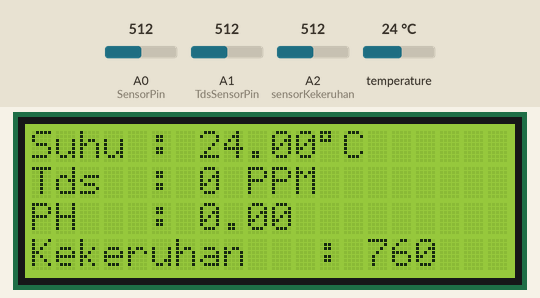
The sketch below on a simulated Arduino Uno, built with avr-gcc and run on an emulated ATmega328P. Parts: 20×4 character LCD. The inputs (shaded band) are chosen by the test bench; at power-on: temperature 24 °C, A2 (sensorKekeruhan) = 512, A0 (SensorPin) = 512, A1 (TdsSensorPin) = 512. What the sketch prints to the serial monitor is not drawn.

Above: at 3.3 s.
3.4 s: temperature set to 4 °C
At 5.7 s:
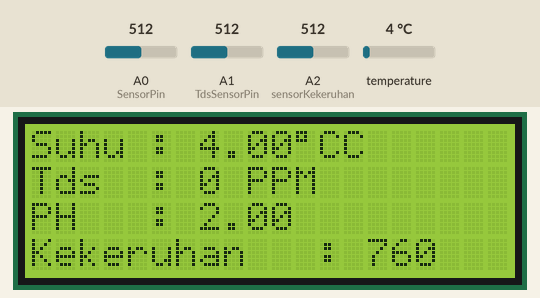
6.2 s: A2 (sensorKekeruhan) set to 716
At 7.7 s:
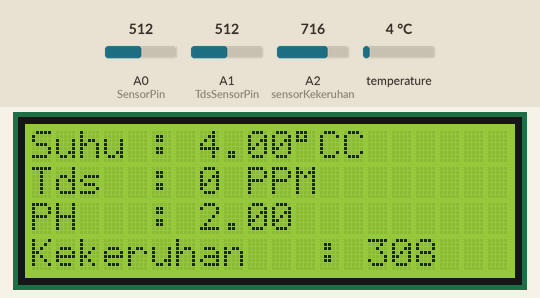
8.0 s: A2 (sensorKekeruhan) set to 810
At 9.5 s:
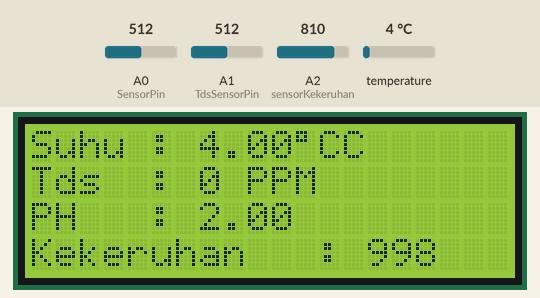
9.8 s: temperature set to 12 °C
At 11.6 s:
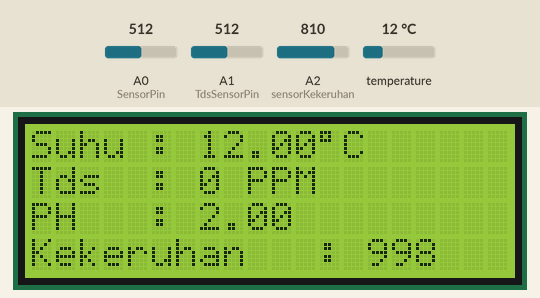
13.4 s: A2 (sensorKekeruhan) set to 790
At 14.8 s:
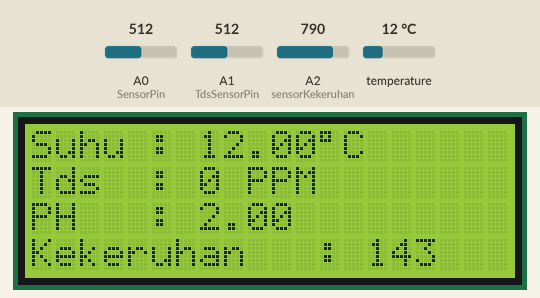
Timing chart, 0 to 16.4 s (numbered marks = the images above; inputs shaded):
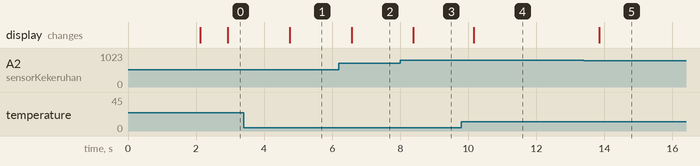

Measured:
- after the input at 3.4 s, the display: changes after 1.4 s (image 1)
- after the input at 6.2 s, the display: changes after 0.37 s (image 2)
- after the input at 8.0 s, the display: changes after 0.39 s (image 3)
- after the input at 9.8 s, the display: changes after 0.37 s (image 4)
- after the input at 13.4 s, the display: changes after 0.45 s (image 5)

The sketch:

Arduino_Mega_2560.ino
```cpp
#include <OneWire.h>
#include <DallasTemperature.h>
#include <Wire.h>
#include <LiquidCrystal_I2C.h>


// Data wire is conntec to the Arduino digital pin 4
#define ONE_WIRE_BUS 4

#define TdsSensorPin A1
#define VREF 5.0      // analog reference voltage(Volt) of the ADC
#define SCOUNT  30           // sum of sample point


// Setup a oneWire instance to communicate with any OneWire devices
OneWire oneWire(ONE_WIRE_BUS);

// Pass our oneWire reference to Dallas Temperature sensor
DallasTemperature sensors(&oneWire);

LiquidCrystal_I2C lcd(0x27, 20, 4);


int analogBuffer[SCOUNT];    // store the analog value in the array, read from ADC
int analogBufferTemp[SCOUNT];
int analogBufferIndex = 0,copyIndex = 0;
float averageVoltage = 0,temperature = 25;
int tdsValue = 0;

// ph
const int ph_Pin = A0;
float Po;
float PH_step;
int nilai_analog_PH;
double TeganganPh;

float PHEmpat = 1.73;
float PHTujuh = 1.93;


float volt;
int ntu;
float voltageKekeruhan;

float suhu;
float ph;
int tds;
int kekeruhanVal;

int kekeruhan;


// ph
#define SensorPin A0            //pH meter Analog output to Arduino Analog Input 0
#define Offset 0.00            //deviation compensate
#define LED 13
#define samplingInterval 20
#define printInterval 800
#define ArrayLenth  40    //times of collection
int pHArray[ArrayLenth];   //Store the average value of the sensor feedback
int pHArrayIndex=0;


void setup() {
  Serial.begin(9600);
  sensors.begin();
  pinMode(TdsSensorPin,INPUT);
  pinMode (ph_Pin, INPUT);
  lcd.init();
  lcd.backlight();
  lcd.setCursor(0, 1);
  lcd.print("      Welcome to     ");
  lcd.setCursor(0, 2);
  lcd.print("         WQMS  ");
  delay(2000);
  lcd.clear();
}


void loop() {

  kirim();
  String minta = "";
  while(Serial.available()>0){
    minta += char(Serial.read());
  }
  minta.trim();
  if(minta == "Ya"){
    String data = String(suhu)+"#"+String(tds)+"#"+String(ph)+"#"+String(kekeruhan);
    Serial.println(data);
  }
  minta = "";

  lcd.setCursor(0, 0);
  lcd.print("Suhu : ");
  lcd.print(suhu);
  lcd.print(char(223));
  lcd.print("C");
  lcd.setCursor(0, 1);
  lcd.print("Tds  : ");
  lcd.print(tds);
  lcd.print(" PPM");
  lcd.setCursor(0, 2);
  lcd.print("PH   : ");
  lcd.print(ph);
   lcd.setCursor(0, 3);
  lcd.print("Kekeruhan   : ");
  lcd.print(kekeruhan);
  delay(1000);

}


void kirim(){
  sensorSuhu();
  sensorTds();
  sensorPh();
  sensorKekeruhan();

}


void sensorSuhu(){
  // Call sensors.requestTemperatures() to issue a global temperature and Requests to all devices on the bus
  sensors.requestTemperatures();
  suhu = sensors.getTempCByIndex(0);
}

void sensorTds(){
   static unsigned long analogSampleTimepoint = millis();
   if(millis()-analogSampleTimepoint > 40U)     //every 40 milliseconds,read the analog value from the ADC
   {
     analogSampleTimepoint = millis();
     analogBuffer[analogBufferIndex] = analogRead(TdsSensorPin);    //read the analog value and store into the buffer
     analogBufferIndex++;
     if(analogBufferIndex == SCOUNT)
         analogBufferIndex = 0;
   }
   static unsigned long printTimepoint = millis();
   if(millis()-printTimepoint > 800U)
   {
      printTimepoint = millis();
      for(copyIndex=0;copyIndex<SCOUNT;copyIndex++)
        analogBufferTemp[copyIndex]= analogBuffer[copyIndex];
      averageVoltage = getMedianNum(analogBufferTemp,SCOUNT) * (float)VREF / 1024.0; // read the analog value more stable by the median filtering algorithm, and convert to voltage value
      float compensationCoefficient=1.0+0.02*(temperature-25.0);    //temperature compensation formula: fFinalResult(25^C) = fFinalResult(current)/(1.0+0.02*(fTP-25.0));
      float compensationVolatge=averageVoltage/compensationCoefficient;  //temperature compensation
      tdsValue=(133.42*compensationVolatge*compensationVolatge*compensationVolatge - 255.86*compensationVolatge*compensationVolatge + 857.39*compensationVolatge)*0.5; //convert voltage value to tds value
      //Serial.print("voltage:");
      //Serial.print(averageVoltage,2);
      //Serial.print("V   ");
      // Serial.print("TDS Value:");
      // Serial.print(tdsValue,0);
      // Serial.println("ppm");
      tds = tdsValue;
   }
}
int getMedianNum(int bArray[], int iFilterLen)
{
      int bTab[iFilterLen];
      for (byte i = 0; i<iFilterLen; i++)
      bTab[i] = bArray[i];
      int i, j, bTemp;
      for (j = 0; j < iFilterLen - 1; j++)
      {
      for (i = 0; i < iFilterLen - j - 1; i++)
          {
        if (bTab[i] > bTab[i + 1])
            {
        bTemp = bTab[i];
            bTab[i] = bTab[i + 1];
        bTab[i + 1] = bTemp;
         }
      }
      }
      if ((iFilterLen & 1) > 0)
    bTemp = bTab[(iFilterLen - 1) / 2];
      else
    bTemp = (bTab[iFilterLen / 2] + bTab[iFilterLen / 2 - 1]) / 2;
      return bTemp;
}

void sensorPh(){
  // int nilai_analog_PH = analogRead (ph_Pin);  //membaca nilai A0
  // Serial.print("Nilai ADC Ph: ");
  // Serial.println(nilai_analog_PH);
  // TeganganPh = 5 / 1024.0 * nilai_analog_PH;
  // Serial.print("TeganganPh: ");
  // Serial.println(TeganganPh, 3);

  // PH_step = (PHEmpat - PHTujuh) / 3;
  // Po = 7.00 + ((PHTujuh - TeganganPh) / PH_step);
  // // // Serial.print("Nilai PH cairan: ");
  // // Serial.println(Po, 2);

  // ph = (Po,2);

  static unsigned long samplingTime = millis();
  static unsigned long printTime = millis();
  static float pHValue,voltage;
  if(millis()-samplingTime > samplingInterval)
  {
      pHArray[pHArrayIndex++]=analogRead(SensorPin);
      if(pHArrayIndex==ArrayLenth)pHArrayIndex=0;
      voltage = avergearray(pHArray, ArrayLenth)*5.0/1024;
      pHValue = 3.5*voltage+Offset;
      samplingTime=millis();
  }
  if(millis() - printTime > printInterval)   //Every 800 milliseconds, print a numerical, convert the state of the LED indicator
  {
    // Serial.print("Voltage:");
    //     Serial.print(voltage,2);
    //     Serial.print("    pH value: ");
    // Serial.println(pHValue,2);
    ph =(pHValue,2);
    // lcd.setCursor(1, 0);       // karakter dimulai dari kolom 5 baris 1
    // lcd.print(pHValue);   // Karakter yang akan ditampilkan pada LCD
    //     digitalWrite(LED,digitalRead(LED)^1);
        printTime=millis();
  }
}
double avergearray(int* arr, int number){
  int i;
  int max,min;
  double avg;
  long amount=0;
  if(number<=0){
    Serial.println("Error number for the array to avraging!/n");
    return 0;
  }
  if(number<5){   //less than 5, calculated directly statistics
    for(i=0;i<number;i++){
      amount+=arr[i];
    }
    avg = amount/number;
    return avg;
  }else{
    if(arr[0]<arr[1]){
      min = arr[0];max=arr[1];
    }
    else{
      min=arr[1];max=arr[0];
    }
    for(i=2;i<number;i++){
      if(arr[i]<min){
        amount+=min;        //arr<min
        min=arr[i];
      }else {
        if(arr[i]>max){
          amount+=max;    //arr>max
          max=arr[i];
        }else{
          amount+=arr[i]; //min<=arr<=max
        }
      }//if
    }//for
    avg = (double)amount/(number-2);
  }//if
  return avg;

}

void sensorKekeruhan(){
  int sensorValue = analogRead(A2);// read the input on analog pin 2:
  float voltage = sensorValue * (5.0 / 1024.0); // Convert the analog reading (which goes from 0 - 1023) to a voltage (0 - 5V):
  Serial.println(voltage); // print out the value you read:
  // kekeruhan = (voltage + 4.3454)/ (-0.0015);
  // Serial.println(kekeruhan);
  // Serial.println("-----");
  kekeruhan = (voltage - 4.1739)/ (-0.0022);

  //  kekeruhan= map (sensorValue,580,851,385,0);

  // kekeruhan = kekeruhanVal - 10;
  // Serial.println(kekeruhan);
  // delay(500);

}
```
